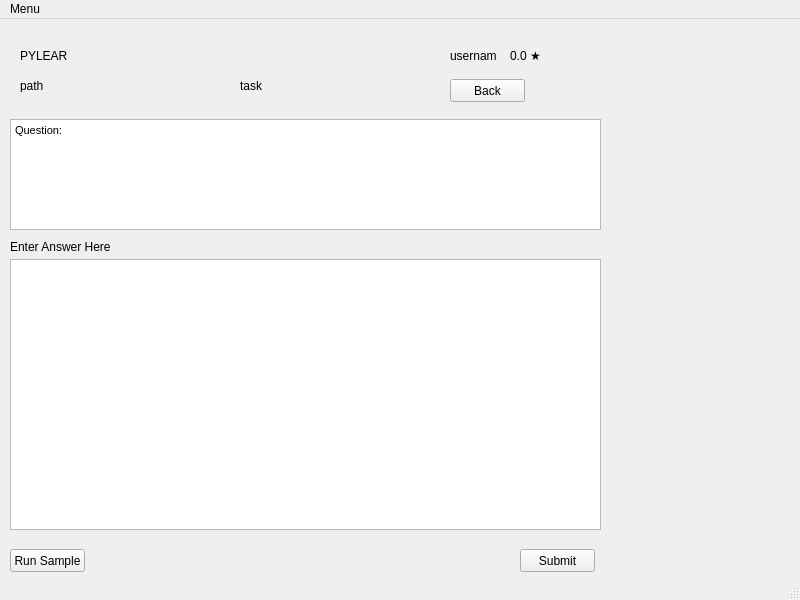
<?xml version="1.0" encoding="UTF-8"?>
<ui version="4.0">
 <class>MainWindow</class>
 <widget class="QMainWindow" name="MainWindow">
  <property name="geometry">
   <rect>
    <x>0</x>
    <y>0</y>
    <width>800</width>
    <height>600</height>
   </rect>
  </property>
  <property name="windowTitle">
   <string>MainWindow</string>
  </property>
  <widget class="QWidget" name="centralwidget">
   <widget class="QLabel" name="pylearn">
    <property name="geometry">
     <rect>
      <x>20</x>
      <y>30</y>
      <width>47</width>
      <height>13</height>
     </rect>
    </property>
    <property name="text">
     <string>PYLEARN</string>
    </property>
   </widget>
   <widget class="QLabel" name="path_lbl">
    <property name="geometry">
     <rect>
      <x>20</x>
      <y>60</y>
      <width>47</width>
      <height>13</height>
     </rect>
    </property>
    <property name="text">
     <string>path</string>
    </property>
   </widget>
   <widget class="QLabel" name="task_lbl">
    <property name="geometry">
     <rect>
      <x>240</x>
      <y>60</y>
      <width>47</width>
      <height>13</height>
     </rect>
    </property>
    <property name="text">
     <string>task</string>
    </property>
   </widget>
   <widget class="QLabel" name="profile">
    <property name="geometry">
     <rect>
      <x>450</x>
      <y>30</y>
      <width>47</width>
      <height>13</height>
     </rect>
    </property>
    <property name="text">
     <string>username</string>
    </property>
   </widget>
   <widget class="QLabel" name="rating">
    <property name="geometry">
     <rect>
      <x>510</x>
      <y>30</y>
      <width>47</width>
      <height>13</height>
     </rect>
    </property>
    <property name="text">
     <string>0.0 ★</string>
    </property>
   </widget>
   <widget class="QPushButton" name="back_btn">
    <property name="geometry">
     <rect>
      <x>450</x>
      <y>60</y>
      <width>75</width>
      <height>23</height>
     </rect>
    </property>
    <property name="text">
     <string>Back</string>
    </property>
   </widget>
   <widget class="QTextBrowser" name="question">
    <property name="geometry">
     <rect>
      <x>10</x>
      <y>100</y>
      <width>591</width>
      <height>111</height>
     </rect>
    </property>
    <property name="html">
     <string>&lt;!DOCTYPE HTML PUBLIC &quot;-//W3C//DTD HTML 4.0//EN&quot; &quot;http://www.w3.org/TR/REC-html40/strict.dtd&quot;&gt;
&lt;html&gt;&lt;head&gt;&lt;meta name=&quot;qrichtext&quot; content=&quot;1&quot; /&gt;&lt;style type=&quot;text/css&quot;&gt;
p, li { white-space: pre-wrap; }
&lt;/style&gt;&lt;/head&gt;&lt;body style=&quot; font-family:'MS Shell Dlg 2'; font-size:8.25pt; font-weight:400; font-style:normal;&quot;&gt;
&lt;p style=&quot; margin-top:0px; margin-bottom:0px; margin-left:0px; margin-right:0px; -qt-block-indent:0; text-indent:0px;&quot;&gt;Question:&lt;/p&gt;&lt;/body&gt;&lt;/html&gt;</string>
    </property>
   </widget>
   <widget class="QTextEdit" name="code">
    <property name="geometry">
     <rect>
      <x>10</x>
      <y>240</y>
      <width>591</width>
      <height>271</height>
     </rect>
    </property>
   </widget>
   <widget class="QLabel" name="answer_lbl">
    <property name="geometry">
     <rect>
      <x>10</x>
      <y>220</y>
      <width>121</width>
      <height>16</height>
     </rect>
    </property>
    <property name="text">
     <string>Enter Answer Here</string>
    </property>
   </widget>
   <widget class="QPushButton" name="run_btn">
    <property name="geometry">
     <rect>
      <x>10</x>
      <y>530</y>
      <width>75</width>
      <height>23</height>
     </rect>
    </property>
    <property name="text">
     <string>Run Sample</string>
    </property>
   </widget>
   <widget class="QPushButton" name="submit_btn">
    <property name="geometry">
     <rect>
      <x>520</x>
      <y>530</y>
      <width>75</width>
      <height>23</height>
     </rect>
    </property>
    <property name="text">
     <string>Submit</string>
    </property>
   </widget>
  </widget>
  <widget class="QMenuBar" name="menubar">
   <property name="geometry">
    <rect>
     <x>0</x>
     <y>0</y>
     <width>800</width>
     <height>21</height>
    </rect>
   </property>
   <widget class="QMenu" name="menuMenu">
    <property name="title">
     <string>Menu</string>
    </property>
    <addaction name="actionQuit"/>
   </widget>
   <addaction name="menuMenu"/>
  </widget>
  <widget class="QStatusBar" name="statusbar"/>
  <action name="actionQuit">
   <property name="text">
    <string>Quit</string>
   </property>
  </action>
 </widget>
 <resources/>
 <connections/>
</ui>
